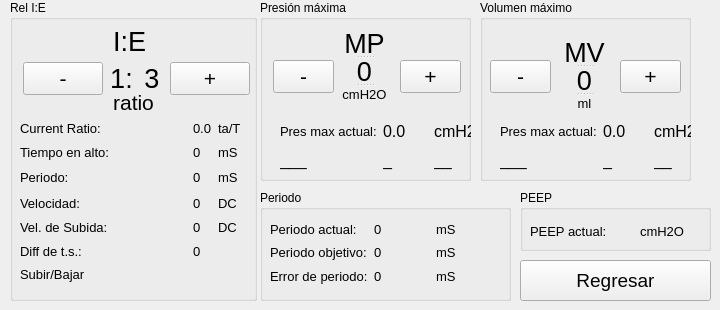
      <widget class="QWidget" name="tab">
       <attribute name="title">
        <string>Configuracion</string>
       </attribute>
       <widget class="QPushButton" name="pushButton_3">
        <property name="geometry">
         <rect>
          <x>520</x>
          <y>260</y>
          <width>191</width>
          <height>41</height>
         </rect>
        </property>
        <property name="font">
         <font>
          <pointsize>14</pointsize>
         </font>
        </property>
        <property name="text">
         <string>Regresar</string>
        </property>
       </widget>
       <widget class="QGroupBox" name="groupBox_3">
        <property name="geometry">
         <rect>
          <x>10</x>
          <y>0</y>
          <width>247</width>
          <height>301</height>
         </rect>
        </property>
        <property name="title">
         <string>Rel I:E</string>
        </property>
        <widget class="QWidget" name="layoutWidget_7">
         <property name="geometry">
          <rect>
           <x>10</x>
           <y>120</y>
           <width>221</width>
           <height>163</height>
          </rect>
         </property>
         <layout class="QGridLayout" name="gridLayout_5">
          <item row="0" column="0" colspan="3">
           <widget class="QLabel" name="label_22">
            <property name="font">
             <font>
              <pointsize>10</pointsize>
             </font>
            </property>
            <property name="text">
             <string>Current Ratio:</string>
            </property>
           </widget>
          </item>
          <item row="0" column="3">
           <widget class="QLabel" name="label_currentRatio">
            <property name="font">
             <font>
              <pointsize>10</pointsize>
             </font>
            </property>
            <property name="text">
             <string>0.0</string>
            </property>
           </widget>
          </item>
          <item row="0" column="4">
           <widget class="QLabel" name="label_currentRatio_2">
            <property name="font">
             <font>
              <pointsize>10</pointsize>
             </font>
            </property>
            <property name="text">
             <string>ta/T</string>
            </property>
           </widget>
          </item>
          <item row="1" column="0" colspan="3">
           <widget class="QLabel" name="label_23">
            <property name="font">
             <font>
              <pointsize>10</pointsize>
             </font>
            </property>
            <property name="text">
             <string>Tiempo en alto: </string>
            </property>
           </widget>
          </item>
          <item row="1" column="3">
           <widget class="QLabel" name="label_ta">
            <property name="font">
             <font>
              <pointsize>10</pointsize>
             </font>
            </property>
            <property name="text">
             <string>0</string>
            </property>
           </widget>
          </item>
          <item row="1" column="4">
           <widget class="QLabel" name="label_ta_2">
            <property name="font">
             <font>
              <pointsize>10</pointsize>
             </font>
            </property>
            <property name="text">
             <string>mS</string>
            </property>
           </widget>
          </item>
          <item row="2" column="0">
           <widget class="QLabel" name="label_24">
            <property name="font">
             <font>
              <pointsize>10</pointsize>
             </font>
            </property>
            <property name="text">
             <string>Periodo: </string>
            </property>
           </widget>
          </item>
          <item row="2" column="1" colspan="2">
           <spacer name="horizontalSpacer">
            <property name="orientation">
             <enum>Qt::Horizontal</enum>
            </property>
            <property name="sizeHint" stdset="0">
             <size>
              <width>48</width>
              <height>20</height>
             </size>
            </property>
           </spacer>
          </item>
          <item row="2" column="3">
           <widget class="QLabel" name="label_per">
            <property name="font">
             <font>
              <pointsize>10</pointsize>
             </font>
            </property>
            <property name="text">
             <string>0</string>
            </property>
           </widget>
          </item>
          <item row="2" column="4">
           <widget class="QLabel" name="label_ta_3">
            <property name="font">
             <font>
              <pointsize>10</pointsize>
             </font>
            </property>
            <property name="text">
             <string>mS</string>
            </property>
           </widget>
          </item>
          <item row="3" column="0" colspan="2">
           <widget class="QLabel" name="label_35">
            <property name="font">
             <font>
              <pointsize>10</pointsize>
             </font>
            </property>
            <property name="text">
             <string>Velocidad:</string>
            </property>
           </widget>
          </item>
          <item row="3" column="2">
           <spacer name="horizontalSpacer_3">
            <property name="orientation">
             <enum>Qt::Horizontal</enum>
            </property>
            <property name="sizeHint" stdset="0">
             <size>
              <width>28</width>
              <height>20</height>
             </size>
            </property>
           </spacer>
          </item>
          <item row="3" column="3">
           <widget class="QLabel" name="label_ieVel">
            <property name="font">
             <font>
              <pointsize>10</pointsize>
             </font>
            </property>
            <property name="text">
             <string>0</string>
            </property>
           </widget>
          </item>
          <item row="3" column="4">
           <widget class="QLabel" name="label_currentRatio_7">
            <property name="font">
             <font>
              <pointsize>10</pointsize>
             </font>
            </property>
            <property name="text">
             <string>DC</string>
            </property>
           </widget>
          </item>
          <item row="4" column="0" colspan="3">
           <widget class="QLabel" name="label_34">
            <property name="font">
             <font>
              <pointsize>10</pointsize>
             </font>
            </property>
            <property name="text">
             <string>Vel. de Subida:</string>
            </property>
           </widget>
          </item>
          <item row="4" column="3">
           <widget class="QLabel" name="label_ieVel_subida">
            <property name="font">
             <font>
              <pointsize>10</pointsize>
             </font>
            </property>
            <property name="text">
             <string>0</string>
            </property>
           </widget>
          </item>
          <item row="4" column="4">
           <widget class="QLabel" name="label_currentRatio_8">
            <property name="font">
             <font>
              <pointsize>10</pointsize>
             </font>
            </property>
            <property name="text">
             <string>DC</string>
            </property>
           </widget>
          </item>
          <item row="5" column="0" colspan="2">
           <widget class="QLabel" name="label_36">
            <property name="font">
             <font>
              <pointsize>10</pointsize>
             </font>
            </property>
            <property name="text">
             <string>Diff de t.s.:</string>
            </property>
           </widget>
          </item>
          <item row="6" column="0" colspan="5">
           <widget class="QLabel" name="label_ieUpDown">
            <property name="font">
             <font>
              <pointsize>10</pointsize>
             </font>
            </property>
            <property name="text">
             <string>Subir/Bajar</string>
            </property>
           </widget>
          </item>
          <item row="5" column="3" colspan="2">
           <widget class="QLabel" name="label_ieDiff">
            <property name="font">
             <font>
              <pointsize>10</pointsize>
             </font>
            </property>
            <property name="text">
             <string>0</string>
            </property>
           </widget>
          </item>
         </layout>
        </widget>
        <widget class="QLabel" name="label_15">
         <property name="geometry">
          <rect>
           <x>99</x>
           <y>31</y>
           <width>41</width>
           <height>21</height>
          </rect>
         </property>
         <property name="font">
          <font>
           <pointsize>20</pointsize>
          </font>
         </property>
         <property name="text">
          <string>I:E</string>
         </property>
         <property name="alignment">
          <set>Qt::AlignCenter</set>
         </property>
        </widget>
        <widget class="QLabel" name="label_16">
         <property name="geometry">
          <rect>
           <x>99</x>
           <y>90</y>
           <width>49</width>
           <height>25</height>
          </rect>
         </property>
         <property name="font">
          <font>
           <pointsize>16</pointsize>
          </font>
         </property>
         <property name="layoutDirection">
          <enum>Qt::LeftToRight</enum>
         </property>
         <property name="text">
          <string>ratio</string>
         </property>
         <property name="alignment">
          <set>Qt::AlignCenter</set>
         </property>
        </widget>
        <widget class="QWidget" name="layoutWidget_8">
         <property name="geometry">
          <rect>
           <x>13</x>
           <y>60</y>
           <width>227</width>
           <height>37</height>
          </rect>
         </property>
         <layout class="QHBoxLayout" name="horizontalLayout_6">
          <item>
           <widget class="QPushButton" name="pushButton_min_ie">
            <property name="font">
             <font>
              <pointsize>16</pointsize>
             </font>
            </property>
            <property name="text">
             <string>-</string>
            </property>
           </widget>
          </item>
          <item>
           <layout class="QHBoxLayout" name="horizontalLayout_5">
            <item>
             <widget class="QLabel" name="label_ie_ratio_2">
              <property name="font">
               <font>
                <pointsize>20</pointsize>
               </font>
              </property>
              <property name="layoutDirection">
               <enum>Qt::LeftToRight</enum>
              </property>
              <property name="text">
               <string>1:</string>
              </property>
              <property name="alignment">
               <set>Qt::AlignCenter</set>
              </property>
             </widget>
            </item>
            <item>
             <widget class="QLabel" name="label_ie_ratio">
              <property name="font">
               <font>
                <pointsize>20</pointsize>
               </font>
              </property>
              <property name="layoutDirection">
               <enum>Qt::LeftToRight</enum>
              </property>
              <property name="text">
               <string>3</string>
              </property>
              <property name="alignment">
               <set>Qt::AlignCenter</set>
              </property>
             </widget>
            </item>
           </layout>
          </item>
          <item>
           <widget class="QPushButton" name="pushButton_mor_ie">
            <property name="font">
             <font>
              <pointsize>16</pointsize>
             </font>
            </property>
            <property name="text">
             <string>+</string>
            </property>
           </widget>
          </item>
         </layout>
        </widget>
       </widget>
       <widget class="QGroupBox" name="groupBox_5">
        <property name="geometry">
         <rect>
          <x>260</x>
          <y>0</y>
          <width>211</width>
          <height>181</height>
         </rect>
        </property>
        <property name="title">
         <string>Presión máxima</string>
        </property>
        <widget class="QPushButton" name="pushButton_min_maxPress">
         <property name="geometry">
          <rect>
           <x>13</x>
           <y>60</y>
           <width>61</width>
           <height>33</height>
          </rect>
         </property>
         <property name="font">
          <font>
           <pointsize>16</pointsize>
          </font>
         </property>
         <property name="text">
          <string>-</string>
         </property>
        </widget>
        <widget class="QPushButton" name="pushButton_mor_maxPress">
         <property name="geometry">
          <rect>
           <x>140</x>
           <y>60</y>
           <width>61</width>
           <height>33</height>
          </rect>
         </property>
         <property name="font">
          <font>
           <pointsize>16</pointsize>
          </font>
         </property>
         <property name="text">
          <string>+</string>
         </property>
        </widget>
        <widget class="QSplitter" name="splitter_13">
         <property name="geometry">
          <rect>
           <x>80</x>
           <y>31</y>
           <width>49</width>
           <height>71</height>
          </rect>
         </property>
         <property name="orientation">
          <enum>Qt::Vertical</enum>
         </property>
         <widget class="QLabel" name="label_29">
          <property name="font">
           <font>
            <pointsize>20</pointsize>
           </font>
          </property>
          <property name="text">
           <string>MP</string>
          </property>
          <property name="alignment">
           <set>Qt::AlignCenter</set>
          </property>
         </widget>
         <widget class="QLabel" name="label_maxPressLimit">
          <property name="font">
           <font>
            <pointsize>20</pointsize>
           </font>
          </property>
          <property name="layoutDirection">
           <enum>Qt::LeftToRight</enum>
          </property>
          <property name="text">
           <string>0</string>
          </property>
          <property name="alignment">
           <set>Qt::AlignCenter</set>
          </property>
         </widget>
         <widget class="QLabel" name="label_30">
          <property name="font">
           <font>
            <pointsize>10</pointsize>
           </font>
          </property>
          <property name="layoutDirection">
           <enum>Qt::LeftToRight</enum>
          </property>
          <property name="text">
           <string>cmH2O</string>
          </property>
          <property name="alignment">
           <set>Qt::AlignCenter</set>
          </property>
         </widget>
        </widget>
        <widget class="QWidget" name="layoutWidget_2a">
         <property name="geometry">
          <rect>
           <x>20</x>
           <y>120</y>
           <width>209</width>
           <height>51</height>
          </rect>
         </property>
         <layout class="QGridLayout" name="gridLayout_4">
          <item row="0" column="0" colspan="2">
           <widget class="QLabel" name="label_31">
            <property name="font">
             <font>
              <pointsize>10</pointsize>
             </font>
            </property>
            <property name="text">
             <string>Pres max actual:</string>
            </property>
           </widget>
          </item>
          <item row="0" column="2">
           <widget class="QLabel" name="label_press_5">
            <property name="font">
             <font>
              <pointsize>12</pointsize>
             </font>
            </property>
            <property name="text">
             <string>0.0</string>
            </property>
           </widget>
          </item>
          <item row="0" column="3">
           <widget class="QLabel" name="label_currentRatio_6">
            <property name="font">
             <font>
              <pointsize>12</pointsize>
             </font>
            </property>
            <property name="text">
             <string>cmH2O</string>
            </property>
           </widget>
          </item>
          <item row="1" column="0" colspan="2">
           <widget class="QLabel" name="label_32">
            <property name="font">
             <font>
              <pointsize>12</pointsize>
             </font>
            </property>
            <property name="text">
             <string>___</string>
            </property>
           </widget>
          </item>
          <item row="1" column="2">
           <widget class="QLabel" name="label_ta_7">
            <property name="font">
             <font>
              <pointsize>12</pointsize>
             </font>
            </property>
            <property name="text">
             <string>_</string>
            </property>
           </widget>
          </item>
          <item row="1" column="3">
           <widget class="QLabel" name="label_ta_8">
            <property name="font">
             <font>
              <pointsize>12</pointsize>
             </font>
            </property>
            <property name="text">
             <string>__</string>
            </property>
           </widget>
          </item>
         </layout>
        </widget>
       </widget>
       <widget class="QGroupBox" name="groupBox_6">
        <property name="geometry">
         <rect>
          <x>260</x>
          <y>190</y>
          <width>251</width>
          <height>111</height>
         </rect>
        </property>
        <property name="title">
         <string>Periodo</string>
        </property>
        <widget class="QWidget" name="layoutWidget_10">
         <property name="geometry">
          <rect>
           <x>10</x>
           <y>30</y>
           <width>221</width>
           <height>65</height>
          </rect>
         </property>
         <layout class="QGridLayout" name="gridLayout_2">
          <item row="0" column="0">
           <widget class="QLabel" name="label_33">
            <property name="font">
             <font>
              <pointsize>10</pointsize>
             </font>
            </property>
            <property name="text">
             <string>Periodo actual:</string>
            </property>
           </widget>
          </item>
          <item row="0" column="1">
           <widget class="QLabel" name="label_ieVel_2">
            <property name="font">
             <font>
              <pointsize>10</pointsize>
             </font>
            </property>
            <property name="text">
             <string>0</string>
            </property>
           </widget>
          </item>
          <item row="0" column="2">
           <widget class="QLabel" name="label_ta_4">
            <property name="font">
             <font>
              <pointsize>10</pointsize>
             </font>
            </property>
            <property name="text">
             <string>mS</string>
            </property>
           </widget>
          </item>
          <item row="1" column="0">
           <widget class="QLabel" name="label_37">
            <property name="font">
             <font>
              <pointsize>10</pointsize>
             </font>
            </property>
            <property name="text">
             <string>Periodo objetivo:</string>
            </property>
           </widget>
          </item>
          <item row="1" column="1">
           <widget class="QLabel" name="label_ieVel_3">
            <property name="font">
             <font>
              <pointsize>10</pointsize>
             </font>
            </property>
            <property name="text">
             <string>0</string>
            </property>
           </widget>
          </item>
          <item row="1" column="2">
           <widget class="QLabel" name="label_ta_9">
            <property name="font">
             <font>
              <pointsize>10</pointsize>
             </font>
            </property>
            <property name="text">
             <string>mS</string>
            </property>
           </widget>
          </item>
          <item row="2" column="0">
           <widget class="QLabel" name="label_38">
            <property name="font">
             <font>
              <pointsize>10</pointsize>
             </font>
            </property>
            <property name="text">
             <string>Error de periodo:</string>
            </property>
           </widget>
          </item>
          <item row="2" column="1">
           <widget class="QLabel" name="label_ieVel_4">
            <property name="font">
             <font>
              <pointsize>10</pointsize>
             </font>
            </property>
            <property name="text">
             <string>0</string>
            </property>
           </widget>
          </item>
          <item row="2" column="2">
           <widget class="QLabel" name="label_ta_11">
            <property name="font">
             <font>
              <pointsize>10</pointsize>
             </font>
            </property>
            <property name="text">
             <string>mS</string>
            </property>
           </widget>
          </item>
         </layout>
        </widget>
       </widget>
       <widget class="QGroupBox" name="groupBox_10">
        <property name="geometry">
         <rect>
          <x>520</x>
          <y>190</y>
          <width>191</width>
          <height>61</height>
         </rect>
        </property>
        <property name="title">
         <string>PEEP</string>
        </property>
        <widget class="QLabel" name="label_40">
         <property name="geometry">
          <rect>
           <x>10</x>
           <y>30</y>
           <width>101</width>
           <height>23</height>
          </rect>
         </property>
         <property name="font">
          <font>
           <pointsize>10</pointsize>
          </font>
         </property>
         <property name="text">
          <string>PEEP actual: </string>
         </property>
        </widget>
        <widget class="QLabel" name="label_42">
         <property name="geometry">
          <rect>
           <x>120</x>
           <y>30</y>
           <width>51</width>
           <height>23</height>
          </rect>
         </property>
         <property name="font">
          <font>
           <pointsize>10</pointsize>
          </font>
         </property>
         <property name="text">
          <string>cmH2O</string>
         </property>
        </widget>
       </widget>
       <widget class="QGroupBox" name="groupBox_7">
        <property name="geometry">
         <rect>
          <x>480</x>
          <y>0</y>
          <width>211</width>
          <height>181</height>
         </rect>
        </property>
        <property name="title">
         <string>Volumen máximo</string>
        </property>
        <widget class="QPushButton" name="pushButton_min_maxPress_2">
         <property name="geometry">
          <rect>
           <x>10</x>
           <y>60</y>
           <width>61</width>
           <height>33</height>
          </rect>
         </property>
         <property name="font">
          <font>
           <pointsize>16</pointsize>
          </font>
         </property>
         <property name="text">
          <string>-</string>
         </property>
        </widget>
        <widget class="QPushButton" name="pushButton_mor_maxPress_2">
         <property name="geometry">
          <rect>
           <x>140</x>
           <y>60</y>
           <width>61</width>
           <height>33</height>
          </rect>
         </property>
         <property name="font">
          <font>
           <pointsize>16</pointsize>
          </font>
         </property>
         <property name="text">
          <string>+</string>
         </property>
        </widget>
        <widget class="QSplitter" name="splitter_14">
         <property name="geometry">
          <rect>
           <x>80</x>
           <y>40</y>
           <width>49</width>
           <height>71</height>
          </rect>
         </property>
         <property name="orientation">
          <enum>Qt::Vertical</enum>
         </property>
         <widget class="QLabel" name="label_39">
          <property name="font">
           <font>
            <pointsize>20</pointsize>
           </font>
          </property>
          <property name="text">
           <string>MV</string>
          </property>
          <property name="alignment">
           <set>Qt::AlignCenter</set>
          </property>
         </widget>
         <widget class="QLabel" name="label_maxPressLimit_2">
          <property name="font">
           <font>
            <pointsize>20</pointsize>
           </font>
          </property>
          <property name="layoutDirection">
           <enum>Qt::LeftToRight</enum>
          </property>
          <property name="text">
           <string>0</string>
          </property>
          <property name="alignment">
           <set>Qt::AlignCenter</set>
          </property>
         </widget>
         <widget class="QLabel" name="label_47">
          <property name="font">
           <font>
            <pointsize>10</pointsize>
           </font>
          </property>
          <property name="layoutDirection">
           <enum>Qt::LeftToRight</enum>
          </property>
          <property name="text">
           <string>ml</string>
          </property>
          <property name="alignment">
           <set>Qt::AlignCenter</set>
          </property>
         </widget>
        </widget>
        <widget class="QWidget" name="layoutWidget_2a_2">
         <property name="geometry">
          <rect>
           <x>20</x>
           <y>120</y>
           <width>209</width>
           <height>51</height>
          </rect>
         </property>
         <layout class="QGridLayout" name="gridLayout_7">
          <item row="0" column="0" colspan="2">
           <widget class="QLabel" name="label_48">
            <property name="font">
             <font>
              <pointsize>10</pointsize>
             </font>
            </property>
            <property name="text">
             <string>Pres max actual:</string>
            </property>
           </widget>
          </item>
          <item row="0" column="2">
           <widget class="QLabel" name="label_press_7">
            <property name="font">
             <font>
              <pointsize>12</pointsize>
             </font>
            </property>
            <property name="text">
             <string>0.0</string>
            </property>
           </widget>
          </item>
          <item row="0" column="3">
           <widget class="QLabel" name="label_currentRatio_9">
            <property name="font">
             <font>
              <pointsize>12</pointsize>
             </font>
            </property>
            <property name="text">
             <string>cmH2O</string>
            </property>
           </widget>
          </item>
          <item row="1" column="0" colspan="2">
           <widget class="QLabel" name="label_49">
            <property name="font">
             <font>
              <pointsize>12</pointsize>
             </font>
            </property>
            <property name="text">
             <string>___</string>
            </property>
           </widget>
          </item>
          <item row="1" column="2">
           <widget class="QLabel" name="label_ta_10">
            <property name="font">
             <font>
              <pointsize>12</pointsize>
             </font>
            </property>
            <property name="text">
             <string>_</string>
            </property>
           </widget>
          </item>
          <item row="1" column="3">
           <widget class="QLabel" name="label_ta_12">
            <property name="font">
             <font>
              <pointsize>12</pointsize>
             </font>
            </property>
            <property name="text">
             <string>__</string>
            </property>
           </widget>
          </item>
         </layout>
        </widget>
       </widget>
      </widget>
